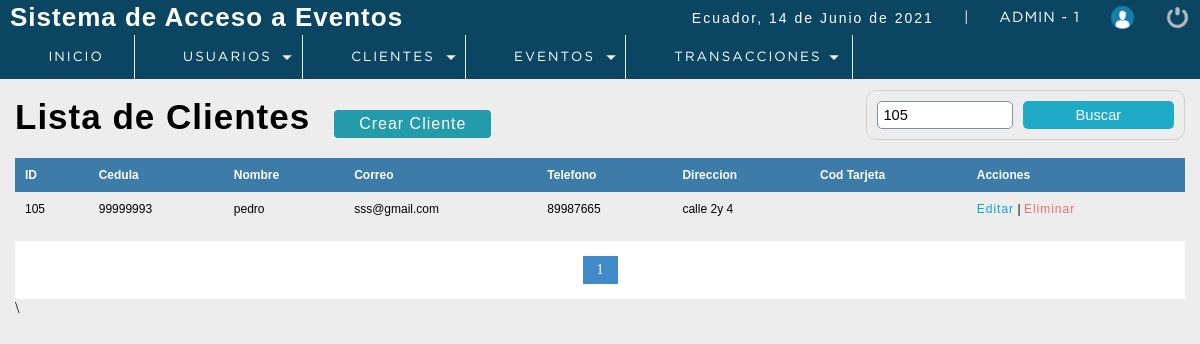
Page /P_seminarios/sistema/buscar_cliente.php?busqueda=105 (signed in) on the committed database.
### tables this page shows
CREATE TABLE `cliente` (
  `idcliente` int(11) NOT NULL,
  `cedula` int(11) DEFAULT NULL,
  `nombre` varchar(80) DEFAULT NULL,
  `apellidos` varchar(80) NOT NULL,
  `Correo` varchar(80) DEFAULT NULL,
  `telefono` int(11) DEFAULT NULL,
  `direccion` text DEFAULT NULL,
  `dateAdd` datetime NOT NULL DEFAULT current_timestamp(),
  `usuario_id` int(11) NOT NULL,
  `status` int(11) NOT NULL DEFAULT 1,
  `token_user` varchar(100) NOT NULL,
  `cod_tarjeta` varchar(20) NOT NULL
);

### P_seminarios/sistema/buscar_cliente.php (the view, shortened to what this page needs)
<?php
 include "../conection.php";
?>
<!DOCTYPE html>
<html lang="en">
<head>
	<?php include "includes/scripts.php"?>
</head>
<body>
 <?php include "includes/header.php"?>
	<section id="container">
    <?php
        $busqueda = strtolower($_REQUEST['busqueda']) ;
    ?>
		<h1>Lista de Clientes</h1>
        <a href="registro_cliente.php" class="btn_new">Crear Cliente</a>
    <form action="buscar_cliente.php" method="get" class="form_search">
        <input type="text" name="busqueda" id="busqueda" placeholder="Buscar" value ="<?php echo $busqueda;?>">
        <input type="submit" value="Buscar" class="btn_search" >
    </form>
        <table>
            <tr>
                <th>ID</th>
                <th>Cedula</th>
                <th>Nombre</th>
                <th>Correo</th>
                <th>Telefono</th>
                <th>Direccion</th>
                <th>Cod Tarjeta</th>
                <th>Acciones</th>
            </tr>
            <?php
           $sql_registre = mysqli_query($conection,"SELECT COUNT(*) AS total_registro   FROM cliente
                                                                                        WHERE
                                                                                        (
                                                                                        idcliente LIKE '%$busqueda%' OR
                                                                                        cedula	  LIKE '%$busqueda%' OR
                                                                                        nombre	  LIKE '%$busqueda%' OR
                                                                                        Correo	  LIKE '%$busqueda%' OR
                                                                                        telefono  LIKE '%$busqueda%' OR
                                                                                        cod_tarjeta      LIKE '%$busqueda%' OR
                                                                                        direccion LIKE '%$busqueda%'
                                                                                        )
                                                                                        AND
                                                                                        status =1");
           $result_registre = mysqli_fetch_array($sql_registre);
           $total_resgistros = $result_registre['total_registro'];
           $por_pagina = 8;
           if (empty($_GET['pagina'])) {
               $pagina =1;
           }
           else {
               $pagina = $_GET['pagina'];
           }
           $desde = ($pagina - 1) * $por_pagina;
           $total_paginas = ceil($total_resgistros / $por_pagina);
           $query = mysqli_query($conection,"SELECT * FROM cliente                                  WHERE
                                                                                                        (
                                                                                                            idcliente     LIKE '%$busqueda%' OR
                                                                                                            cedula  	  LIKE '%$busqueda%' OR
                                                                                                            nombre	      LIKE '%$busqueda%' OR
                                                                                                            Correo	      LIKE '%$busqueda%' OR
                                                                                                            telefono      LIKE '%$busqueda%' OR
                                                                                                            cod_tarjeta      LIKE '%$busqueda%' OR
                                                                                                            direccion     LIKE '%$busqueda%'
                                                                                                        )
                                                                                                      AND
                                                                                                      status = 1
                                                                                                      ORDER BY idcliente ASC LIMIT $desde, $por_pagina");
           $result = mysqli_num_rows($query);
           if ($result > 0) {
               while ($data = mysqli_fetch_array($query)) {
           ?>
            <tr>
                <td><?php echo $data["idcliente"];?></td>
                <td><?php echo $data["cedula"];?></td>
                <td><?php echo $data["nombre"];?></td>
                <td><?php echo $data["Correo"];?></td>
                <td><?php echo $data["telefono"];?></td>
                <td><?php echo $data["direccion"];?></td>
                <td><?php echo $data["cod_tarjeta"];?></td>
                <td>
                    <a class="link_edit" href="editar_cliente.php?id=<?php echo $data["idcliente"];?>">Editar</a>
                    |
                    <?php
                        if ($_SESSION['rol']==1 || $_SESSION['rol']==2) {
                    ?>
                    <a class="link_delete" href="eliminar_cliente.php?id=<?php echo $data["idcliente"];?>">Eliminar</a>
                    <?php
                        }
                    ?>
                </td>
            </tr>
                <?php
               }
           }
            ?>
        </table>
        <?php
                    if ($total_resgistros != 0)
                    {
                ?>
                <div class="paginador">
                    <ul>
                    <?php
                    for ($i=1; $i <= $total_paginas; $i++) {
                        if ($i == $pagina) {
                            echo '<li class="pageSelected">'.$i.'</li>';
                        }
                        else {
                            echo '<li><a href="?pagina='.$i.'&busqueda='.$busqueda.'">'.$i.'</a></li>';
                        }
                    }
                    ?>
                    </ul>
                </div>\
                <?php
                    }
                ?>
	</section>
</body>
</html>

### P_seminarios/sistema/css/style.css (style rules this page uses)
* { margin: 0; padding: 0; box-sizing: border-box; }
body { background: #ededed; }
h1, h2, h3, h4, h5, h6 { font-family: 'arial'; font-weight: bold; letter-spacing: 1px; }
h1 { font-size: 26px; }
a { text-decoration: none; font-family: arial; letter-spacing: 1px; }
#container { padding: 90px 15px 15px; }
form { border: 2px solid #78909C; border-radius: 2%; background: #FFF; margin: auto; padding: 20px 50px; border: 1px solid #d1d1d1; }
input,select { display: block; width: 100%; font-size: 11pt; padding: 5px; border: 1px solid #85929e; border-radius: 5px; }
#container h1 { font-size: 35px; display: inline-block; }
.btn_new { display: inline-block; background: #239baa; color: #FFF; padding: 5px 25px; border-radius: 4px; margin: 20px; }
table { border-collapse: collapse; font-size: 12px; font-family: 'arial'; width: 100%; }
table th { text-align: left; padding: 10px; background: #3d7ba8; color: #FFF; }
table tr:nth-child(odd) { background: #FFF; }
table td { padding: 10px; }
.link_edit { color: #0ca4ce; }
.link_delete { color: #f26b6b; }
.paginador ul { padding: 15px; list-style: none; background: #FFF; margin-top: 15px; display: -webkit-flex; display: -moz-flex; display: -ms-flex; display: -o-flex; display: flex; justify-content: center; }
.paginador a, .pageSelected { color: #428bca; border: 1px solid #ddd; padding: 5px; display: inline-block; font-size: 14px; text-align: center; width: 35px; }
.pageSelected { color: #FFF; background: #428bca; border: 1px solid #428bca; }
.form_search { display: -webkit-flex; display: -moz-flex; display: -ms-flex; display: -o-flex; display: flex; float: right; background: initial; padding: 10px; border-radius: 10px; }
.form_search .btn_search { background: #1faac8; color: #FFF; padding: 0 20px; border: 0; cursor: pointer; margin-left: 10px; }

### rows in the picture
cliente: idcliente "105", cedula "99999993", nombre "pedro", Correo "sss@gmail.com", telefono "89987665", direccion "calle 2y 4"

### other values in the picture
fechaC() "14 de Junio de 2021"
$_SESSION['user'] "ADMIN"
$_SESSION['rol'] "1"
